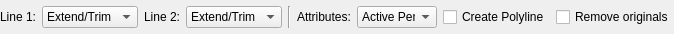
<?xml version="1.0" encoding="UTF-8"?>
<ui version="4.0">
 <class>LC_LineJoinOptionsWidget</class>
 <widget class="QWidget" name="LC_LineJoinOptionsWidget">
  <property name="geometry">
   <rect>
    <x>0</x>
    <y>0</y>
    <width>674</width>
    <height>34</height>
   </rect>
  </property>
  <property name="minimumSize">
   <size>
    <width>80</width>
    <height>0</height>
   </size>
  </property>
  <property name="windowTitle">
   <string>Form</string>
  </property>
  <layout class="QGridLayout" name="gridLayout">
   <property name="leftMargin">
    <number>0</number>
   </property>
   <property name="topMargin">
    <number>1</number>
   </property>
   <property name="rightMargin">
    <number>0</number>
   </property>
   <property name="bottomMargin">
    <number>1</number>
   </property>
   <item row="0" column="9">
    <widget class="QCheckBox" name="cbPolyline">
     <property name="toolTip">
      <string>If checked, polyline will be created instead of individual lines</string>
     </property>
     <property name="text">
      <string>Create Polyline</string>
     </property>
    </widget>
   </item>
   <item row="0" column="5">
    <widget class="QComboBox" name="cbLine2EdgeMode">
     <property name="sizePolicy">
      <sizepolicy hsizetype="Preferred" vsizetype="Fixed">
       <horstretch>0</horstretch>
       <verstretch>0</verstretch>
      </sizepolicy>
     </property>
     <property name="minimumSize">
      <size>
       <width>95</width>
       <height>0</height>
      </size>
     </property>
     <property name="maximumSize">
      <size>
       <width>16777215</width>
       <height>16777215</height>
      </size>
     </property>
     <property name="toolTip">
      <string>Policy for the line was selected second</string>
     </property>
     <item>
      <property name="text">
       <string>Extend/Trim</string>
      </property>
     </item>
     <item>
      <property name="text">
       <string>Add segment</string>
      </property>
     </item>
     <item>
      <property name="text">
       <string>No change</string>
      </property>
     </item>
    </widget>
   </item>
   <item row="0" column="2">
    <widget class="QLabel" name="label">
     <property name="text">
      <string>Line 1:</string>
     </property>
    </widget>
   </item>
   <item row="0" column="4">
    <widget class="QLabel" name="label_2">
     <property name="text">
      <string>Line 2:</string>
     </property>
    </widget>
   </item>
   <item row="0" column="3">
    <widget class="QComboBox" name="cbLine1EdgeMode">
     <property name="sizePolicy">
      <sizepolicy hsizetype="Preferred" vsizetype="Fixed">
       <horstretch>0</horstretch>
       <verstretch>0</verstretch>
      </sizepolicy>
     </property>
     <property name="minimumSize">
      <size>
       <width>95</width>
       <height>0</height>
      </size>
     </property>
     <property name="maximumSize">
      <size>
       <width>16777215</width>
       <height>16777215</height>
      </size>
     </property>
     <property name="toolTip">
      <string>Policy for joining line that was selected first</string>
     </property>
     <item>
      <property name="text">
       <string>Extend/Trim</string>
      </property>
     </item>
     <item>
      <property name="text">
       <string>Add segment</string>
      </property>
     </item>
     <item>
      <property name="text">
       <string>No change</string>
      </property>
     </item>
    </widget>
   </item>
   <item row="0" column="8">
    <widget class="QComboBox" name="cbAttributesSource">
     <property name="sizePolicy">
      <sizepolicy hsizetype="Preferred" vsizetype="Fixed">
       <horstretch>0</horstretch>
       <verstretch>0</verstretch>
      </sizepolicy>
     </property>
     <property name="minimumSize">
      <size>
       <width>80</width>
       <height>0</height>
      </size>
     </property>
     <property name="maximumSize">
      <size>
       <width>16777215</width>
       <height>16777215</height>
      </size>
     </property>
     <property name="toolTip">
      <string>Defines how pen should be applied to created entities</string>
     </property>
     <item>
      <property name="text">
       <string>Active Pen</string>
      </property>
     </item>
     <item>
      <property name="text">
       <string>Line 1</string>
      </property>
     </item>
     <item>
      <property name="text">
       <string>Line 2</string>
      </property>
     </item>
     <item>
      <property name="text">
       <string>Both lines</string>
      </property>
     </item>
    </widget>
   </item>
   <item row="0" column="7">
    <widget class="QLabel" name="label_3">
     <property name="text">
      <string>Attributes:</string>
     </property>
    </widget>
   </item>
   <item row="0" column="11">
    <spacer name="horizontalSpacer">
     <property name="orientation">
      <enum>Qt::Orientation::Horizontal</enum>
     </property>
     <property name="sizeHint" stdset="0">
      <size>
       <width>0</width>
       <height>20</height>
      </size>
     </property>
    </spacer>
   </item>
   <item row="0" column="10">
    <widget class="QCheckBox" name="cbRemoveOriginals">
     <property name="toolTip">
      <string>If checked, original lines will be removed</string>
     </property>
     <property name="text">
      <string>Remove originals</string>
     </property>
    </widget>
   </item>
   <item row="0" column="6">
    <widget class="Line" name="line">
     <property name="orientation">
      <enum>Qt::Orientation::Vertical</enum>
     </property>
    </widget>
   </item>
  </layout>
 </widget>
 <resources/>
 <connections/>
</ui>
